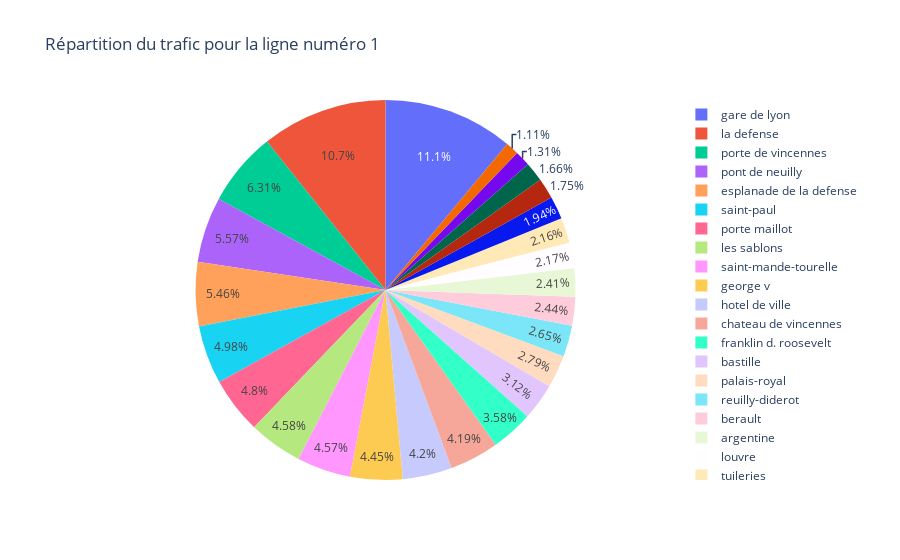
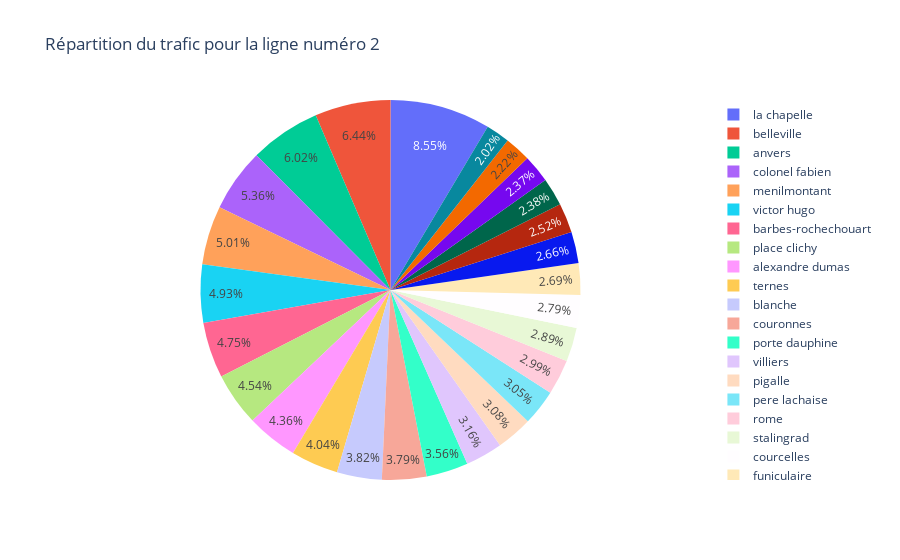
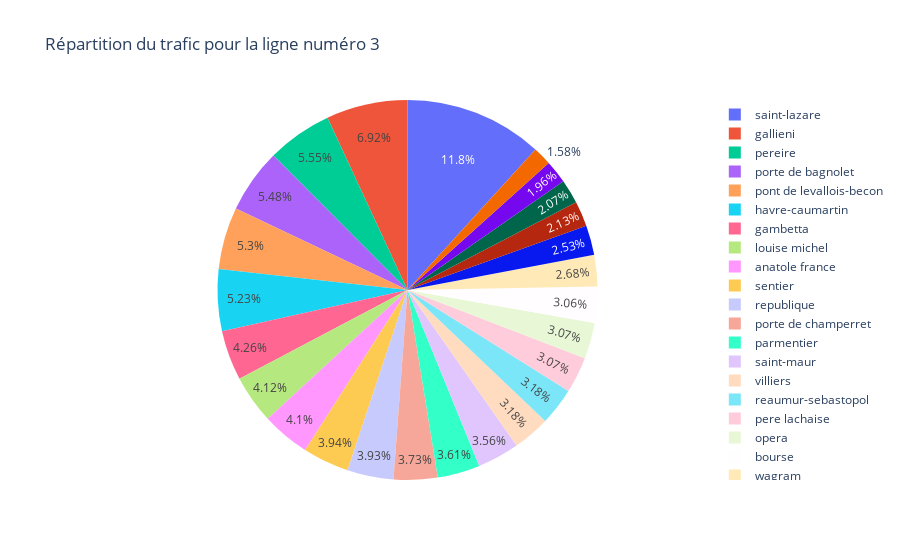
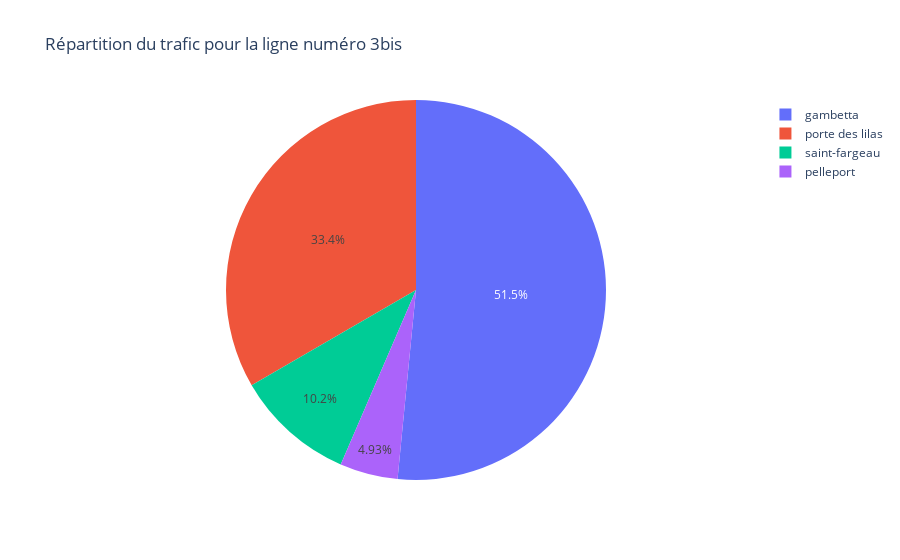

Write notebook code for charts like these, in order.
### Markdown cell above
## Statistiques à partir du notebook informations lignes métro

### Code cell
# Pour chaque tableau dans le dictionnaire
for k in numéro:
    k_str = str(k)
    current_table = tableaux[f'ligne numéro[{k_str}]']

    # Assurez-vous que la colonne 'Part de la station dans le trafic annuel de la ligne' est en pourcentage
    current_table['Part du trafic de la station par rapport à toute la ligne'] *= 100

    # Créez le graphique en camembert pour le tableau actuel
    fig = px.pie(
        current_table,
        values='Part du trafic de la station par rapport à toute la ligne',
        names='Station',
        title=f"Répartition du trafic pour la ligne numéro {k_str}"
    )
    fig.show()

### Figure 1 — Plotly figure (JSON) as saved in the notebook; plotly's stock layout.template omitted (floating-point values rounded to 4 significant figures)
{"data": [{"domain": {"x": [0, 1], "y": [0, 1]}, "hovertemplate": "Station=%{label}<br>Part du trafic de la station par rapport à toute la ligne=%{value}<extra></extra>", "labels": ["gare de lyon", "saint-mande-tourelle", "louvre", "porte de vincennes", "porte maillot", "chateau de vincennes", "chatelet", "pont de neuilly", "esplanade de la defense", "saint-paul", "charles de gaulle-etoile", "les sablons", "la defense", "hotel de ville", "palais-royal", "concorde", "argentine", "champs-elysees-clemenceau", "tuileries", "bastille", "franklin d. roosevelt", "nation", "reuilly-diderot", "george v", "berault"], "legendgroup": "", "name": "", "showlegend": true, "type": "pie", "values": [11.06, 4.572, 2.167, 6.313, 4.796, 4.193, 1.936, 5.574, 5.457, 4.979, 1.658, 4.584, 10.73, 4.202, 2.795, 1.314, 2.41, 1.106, 2.155, 3.117, 3.578, 1.753, 2.654, 4.453, 2.442]}], "layout": {"legend": {"tracegroupgap": 0}, "title": {"text": "Répartition du trafic pour la ligne numéro 1"}}}

### Figure 2 — Plotly figure (JSON) as saved in the notebook; plotly's stock layout.template omitted (floating-point values rounded to 4 significant figures)
{"data": [{"domain": {"x": [0, 1], "y": [0, 1]}, "hovertemplate": "Station=%{label}<br>Part du trafic de la station par rapport à toute la ligne=%{value}<extra></extra>", "labels": ["belleville", "colonel fabien", "menilmontant", "blanche", "philippe auguste", "monceau", "place clichy", "la chapelle", "jaures", "avron", "stalingrad", "charles de gaulle-etoile", "pere lachaise", "couronnes", "porte dauphine", "rome", "victor hugo", "alexandre dumas", "nation", "barbes-rochechouart", "villiers", "pigalle", "anvers", "ternes", "courcelles", "funiculaire"], "legendgroup": "", "name": "", "showlegend": true, "type": "pie", "values": [6.44, 5.359, 5.014, 3.817, 2.223, 2.023, 4.545, 8.55, 2.38, 2.369, 2.891, 2.519, 3.051, 3.789, 3.56, 2.987, 4.932, 4.361, 2.664, 4.746, 3.158, 3.083, 6.023, 4.036, 2.788, 2.692]}], "layout": {"legend": {"tracegroupgap": 0}, "title": {"text": "Répartition du trafic pour la ligne numéro 2"}}}

### Figure 3 — Plotly figure (JSON) as saved in the notebook; plotly's stock layout.template omitted (floating-point values rounded to 4 significant figures)
{"data": [{"domain": {"x": [0, 1], "y": [0, 1]}, "hovertemplate": "Station=%{label}<br>Part du trafic de la station par rapport à toute la ligne=%{value}<extra></extra>", "labels": ["opera", "pereire", "gallieni", "reaumur-sebastopol", "sentier", "temple", "havre-caumartin", "gambetta", "pere lachaise", "saint-maur", "bourse", "wagram", "quatre-septembre", "republique", "porte de bagnolet", "louise michel", "malesherbes", "saint-lazare", "villiers", "pont de levallois-becon", "arts et metiers", "anatole france", "porte de champerret", "parmentier", "europe"], "legendgroup": "", "name": "", "showlegend": true, "type": "pie", "values": [3.072, 5.554, 6.919, 3.176, 3.944, 1.583, 5.23, 4.256, 3.074, 3.557, 3.061, 2.677, 2.067, 3.932, 5.475, 4.115, 2.532, 11.76, 3.182, 5.296, 2.132, 4.102, 3.729, 3.615, 1.963]}], "layout": {"legend": {"tracegroupgap": 0}, "title": {"text": "Répartition du trafic pour la ligne numéro 3"}}}

### Figure 4 — Plotly figure (JSON) as saved in the notebook; plotly's stock layout.template omitted (floating-point values rounded to 4 significant figures)
{"data": [{"domain": {"x": [0, 1], "y": [0, 1]}, "hovertemplate": "Station=%{label}<br>Part du trafic de la station par rapport à toute la ligne=%{value}<extra></extra>", "labels": ["gambetta", "pelleport", "porte des lilas", "saint-fargeau"], "legendgroup": "", "name": "", "showlegend": true, "type": "pie", "values": [51.55, 4.933, 33.37, 10.15]}], "layout": {"legend": {"tracegroupgap": 0}, "title": {"text": "Répartition du trafic pour la ligne numéro 3bis"}}}
